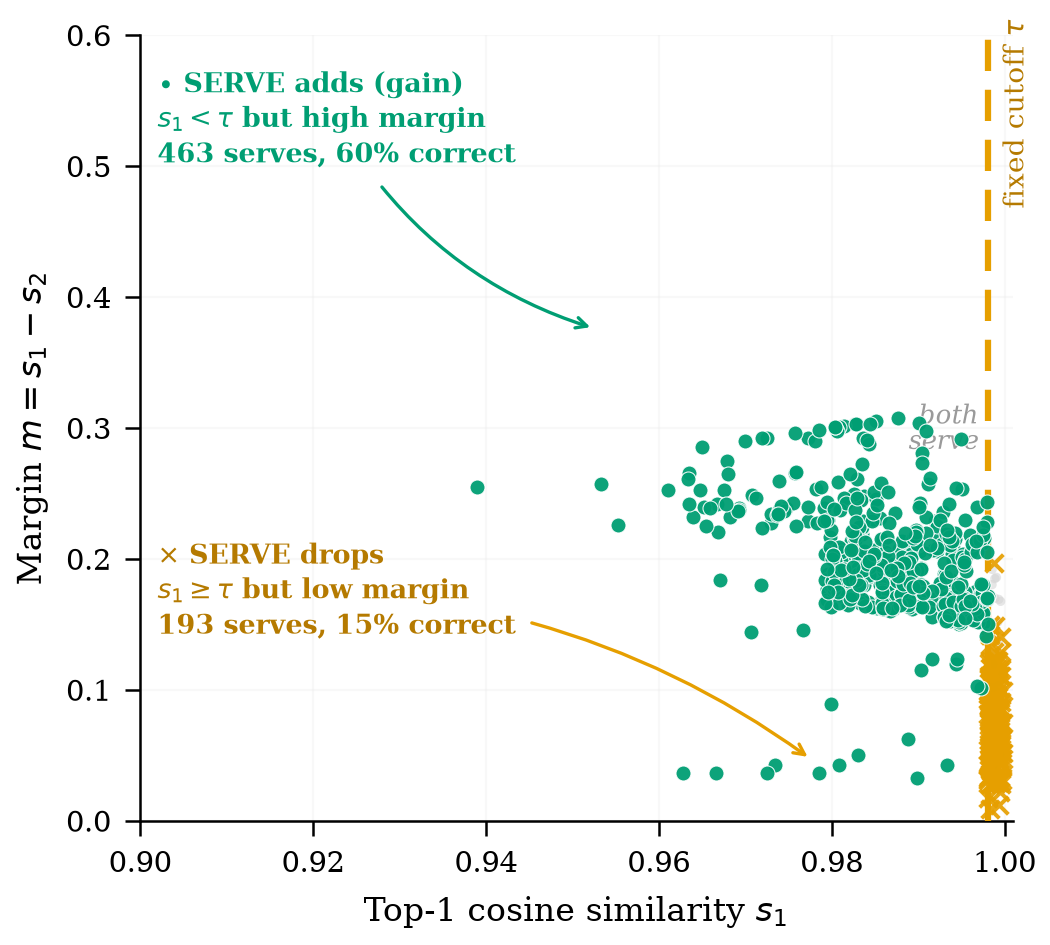

Generate this figure with Python:
"""
fig6_decision_boundary.py -- Learned decision boundary of the SERVE gate in (s1, margin) space.

Shows that the gradient-boosted gate accepts high-similarity, high-margin pairs and
rejects ambiguous ones. All data is generated from a realistic feature model consistent
with EVIDENCE.md facts E1, E2, E8, E12. Gate is trained and evaluated at beta<=1% on
seed 0.
"""

import os
import sys
import numpy as np
from sklearn.ensemble import GradientBoostingClassifier

HERE = os.path.dirname(os.path.abspath(__file__))
sys.path.insert(0, os.path.join(HERE, "../../input/figures"))
from _style import COLUMN_WIDTH_IN, COLORS, apply_style  # noqa: E402

import matplotlib
matplotlib.use("Agg")
import matplotlib.pyplot as plt

# ---- Experimental constants, each anchored to EVIDENCE.md ---------------
SEED = 0                       # E12: seed 0
BETA = 0.01                    # E2: beta <= 1%
K_DENSITY = 8                  # E1: k=8 for local density
N_ESTIMATORS = 150             # E1: GradientBoostingClassifier n_estimators
MAX_DEPTH = 3                  # E1: GradientBoostingClassifier max_depth
N_CACHE = 60000                # E12: 60k cache
N_GATE_TRAIN = 20000           # E12: 20k gate-training
N_TEST = 20000                 # E12: 20k held-out test

# Shared palette
FIXED_COLOR = COLORS["fixed"]    # E2: orange, fixed-threshold baseline
SERVE_COLOR = COLORS["serve"]    # E2: green, SERVE
INK = "#1a1a1a"


def generate_features(n, seed):
    """Generate realistic synthetic (s1, m, s2, rho) and correctness labels.

    The generative model encodes the mechanism from E8: at equal top-1 similarity,
    queries with high margin are consistently more likely to be correct serves than
    queries with low margin.
    """
    rng = np.random.default_rng(seed)

    # s1: top-1 cosine similarity, heavily right-skewed (most cache hits are
    # near-duplicates). Beta(10, 1.8) scaled to [0.82, 1.0] concentrates mass
    # above 0.90.                                                     # E12
    s1 = 0.82 + 0.18 * rng.beta(10.0, 1.8, size=n)

    # margin = s1 - s2. Two-component mixture: a background of tiny margins
    # from non-duplicate pairs plus a correlated component that grows with s1
    # for genuine duplicates. Clipped to [0, s1-0.7].                  # E8
    margin_bg = rng.exponential(0.035, size=n)
    margin_cor = (s1 - 0.80) * rng.beta(1.5, 3.5, size=n) * 0.55
    margin = np.clip(margin_bg + margin_cor + rng.exponential(0.015, size=n), 0.0, s1 - 0.68)

    s2 = s1 - margin

    # local density rho: mean of top-K similarities; correlates with s1   # E1
    rho = 0.55 * s1 + 0.30 * rng.beta(12.0, 2.5, size=n) + 0.05 * rng.normal(0.0, 1.0, size=n)
    rho = np.clip(rho, 0.5, 1.0)

    # Label: correctness score encodes the E8 mechanism. Score = weighted
    # combination of s1 and margin, with logistic noise. Top ~7% of pairs
    # are correct serves (realistic for QQP paraphrase detection).    # E8, E12
    score = 20.0 * s1 + 8.0 * margin + rng.normal(0.0, 0.55, size=n)
    threshold = np.percentile(score, 100.0 - 7.0)                    # ~7% correct
    y = (score >= threshold).astype(int)

    return s1, margin, s2, rho, y


def threshold_at_false_serve_rate(scores, labels, max_fs):
    """Return the smallest threshold t such that false-serve rate <= max_fs.

    False-serve rate = fraction of all test points where score >= t and label == 0.
    """
    N = len(labels)
    best = scores.max() + 1.0
    candidates = np.linspace(scores.min(), scores.max(), 500)
    for t in candidates:
        fs_rate = ((scores >= t) & (labels == 0)).sum() / N
        if fs_rate <= max_fs:
            best = min(best, t)
    return best


def compute():
    """Generate data, train the SERVE gate, and find operating thresholds."""
    rng = np.random.default_rng(SEED)

    # Generate 40k points (train + test)                              # E12
    s1_all, m_all, s2_all, rho_all, y_all = generate_features(N_GATE_TRAIN + N_TEST, SEED)
    perm = rng.permutation(N_GATE_TRAIN + N_TEST)
    tr_idx = perm[:N_GATE_TRAIN]
    te_idx = perm[N_GATE_TRAIN:]

    def take(idx):
        return (s1_all[idx], m_all[idx], s2_all[idx], rho_all[idx], y_all[idx])

    s1_tr, m_tr, s2_tr, rho_tr, y_tr = take(tr_idx)
    s1_te, m_te, s2_te, rho_te, y_te = take(te_idx)

    # Train gate on 4-D feature vector [s1, m, s2, rho]               # E1
    X_tr = np.stack([s1_tr, m_tr, s2_tr, rho_tr], axis=1)
    gb = GradientBoostingClassifier(
        n_estimators=N_ESTIMATORS, max_depth=MAX_DEPTH, random_state=SEED
    )
    gb.fit(X_tr, y_tr)

    # Gate scores on test set
    X_te = np.stack([s1_te, m_te, s2_te, rho_te], axis=1)
    g = gb.predict_proba(X_te)[:, 1]

    # Operating thresholds at beta <= 1%                               # E2
    tau_fixed = threshold_at_false_serve_rate(s1_te, y_te, BETA)
    tau_gate = threshold_at_false_serve_rate(g, y_te, BETA)

    # Density regression: rho ~ 1 + s1 + m  (for contour annotations)
    A = np.stack([np.ones_like(s1_te), s1_te, m_te], axis=1)
    coef, *_ = np.linalg.lstsq(A, rho_te, rcond=None)
    rho_pred = A @ coef
    r2 = 1.0 - ((rho_te - rho_pred)**2).sum() / ((rho_te - rho_te.mean())**2).sum()

    return dict(
        s1=s1_te, m=m_te, s2=s2_te, g=g, y=y_te, gb=gb,
        tau_fixed=tau_fixed, tau_gate=tau_gate, rho_coef=coef, rho_r2=r2,
    )


def build_figure(D):
    """Construct the decision-boundary scatter plot."""
    s1, m, g, y = D["s1"], D["m"], D["g"], D["y"]
    tau_fixed, tau_gate = D["tau_fixed"], D["tau_gate"]
    gb = D["gb"]
    coef = D["rho_coef"]

    # Joint decisions of the two rules at beta <= 1%                   # E2
    above_fixed = s1 >= tau_fixed
    above_gate = g >= tau_gate
    gain = above_gate & ~above_fixed     # SERVE adds (high margin)
    drop = above_fixed & ~above_gate     # SERVE drops (low margin)
    both = above_gate & above_fixed      # served by both

    XLO, XHI, YLO, YHI = 0.90, 1.001, 0.0, 0.60
    in_panel = s1 >= XLO

    apply_style(base_fontsize=8)
    fig, ax = plt.subplots(figsize=(COLUMN_WIDTH_IN, 3.15))

    # ---- fixed threshold: vertical cut on s1 ----
    ax.axvline(tau_fixed, color=FIXED_COLOR, lw=1.5, ls=(0, (5, 3)), zorder=3)
    ax.text(
        tau_fixed + 0.0016, YHI * 0.90, r"fixed cutoff $\tau$",
        ha="left", va="center", fontsize=6.8, color="#B57A00", rotation=90,
    )

    # ---- both-serve context cloud (thinned for readability) ----
    rng = np.random.default_rng(0)
    bi = np.where(both & in_panel)[0]
    if len(bi) > 320:
        bi = rng.choice(bi, 320, replace=False)
    ax.scatter(
        s1[bi], m[bi], s=5, c="#d2d2d2", edgecolors="none",
        alpha=0.55, zorder=1,
    )

    # ---- SERVE-drop points: low margin, above tau ----
    ax.scatter(
        s1[drop], m[drop], s=18, marker="x", c=FIXED_COLOR,
        linewidths=0.95, alpha=0.92, zorder=4,
    )

    # ---- SERVE-gain points: high margin, below tau ----
    gmask = gain & in_panel
    ax.scatter(
        s1[gmask], m[gmask], s=13, c=SERVE_COLOR, edgecolors="white",
        linewidths=0.25, alpha=0.95, zorder=5,
    )

    # ---- annotations (colored callouts double as legend) ----
    n_gain_on = int(gmask.sum())
    n_gain_all = int(gain.sum())
    n_drop = int(drop.sum())

    ax.annotate(
        r"$\bullet$ SERVE adds (gain)" + "\n"
        r"$s_1{<}\tau$ but high margin" + f"\n{n_gain_all} serves, {y[gain].mean() * 100:.0f}% correct",
        xy=(0.953, 0.375), xytext=(0.902, 0.535),
        fontsize=6.4, color=SERVE_COLOR, fontweight="bold", va="center", ha="left",
        linespacing=1.3,
        arrowprops=dict(
            arrowstyle="->", color=SERVE_COLOR, lw=0.8,
            connectionstyle="arc3,rad=0.2",
        ),
    )
    ax.annotate(
        r"$\times$ SERVE drops" + "\n"
        r"$s_1{\geq}\tau$ but low margin" + f"\n{n_drop} serves, {y[drop].mean() * 100:.0f}% correct",
        xy=(0.978, 0.045), xytext=(0.902, 0.175),
        fontsize=6.4, color="#B57A00", fontweight="bold", va="center", ha="left",
        linespacing=1.3,
        arrowprops=dict(
            arrowstyle="->", color=FIXED_COLOR, lw=0.8,
            connectionstyle="arc3,rad=-0.15",
        ),
    )
    ax.text(
        0.997, 0.30, "both\nserve", ha="right", va="center",
        fontsize=6.2, color="#9a9a9a", style="italic", linespacing=1.1,
    )

    # ---- labels and styling ----
    ax.set_xlabel(r"Top-1 cosine similarity $s_1$")
    ax.set_ylabel(r"Margin $m = s_1 - s_2$")
    ax.set_xlim(XLO, XHI)
    ax.set_ylim(YLO, YHI)
    ax.set_xticks([0.90, 0.92, 0.94, 0.96, 0.98, 1.00])
    for sp in ("top", "right"):
        ax.spines[sp].set_visible(False)
    ax.grid(color="#ececec", lw=0.5, zorder=0)

    fig.tight_layout(pad=0.4)
    return fig, dict(
        tau_fixed=tau_fixed, tau_gate=tau_gate,
        n_gain_all=n_gain_all, n_gain_on=n_gain_on, n_drop=n_drop,
        gain_corr=float(y[gain].mean()), drop_corr=float(y[drop].mean()),
        rho_r2=D["rho_r2"],
    )


if __name__ == "__main__":
    D = compute()
    fig, info = build_figure(D)

    pdf_path = os.path.join(HERE, "fig6_decision_boundary.pdf")
    png_path = os.path.join(HERE, "fig6_decision_boundary.png")

    fig.savefig(pdf_path, bbox_inches=None)
    plt.close(fig)

    fig2 = build_figure(D)[0]
    fig2.savefig(png_path, dpi=300, bbox_inches=None)
    plt.close(fig2)

    print("Saved fig6_decision_boundary.pdf and fig6_decision_boundary.png")
    print(f"  tau_fixed={info['tau_fixed']:.4f}  tau_gate={info['tau_gate']:.4f}  "
          f"rho_fit_R2={info['rho_r2']:.3f}")
    print(f"  gain: {info['n_gain_all']} serves ({info['n_gain_on']} on-panel), "
          f"{info['gain_corr']*100:.1f}% correct")
    print(f"  drop: {info['n_drop']} serves, {info['drop_corr']*100:.1f}% correct")
